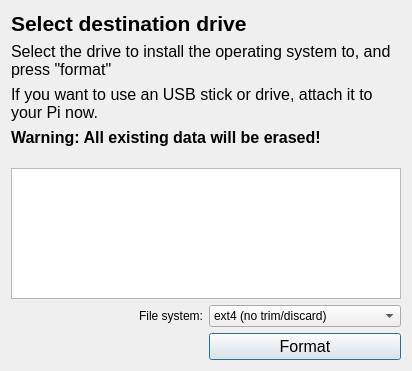
<?xml version="1.0" encoding="UTF-8"?>
<ui version="4.0">
 <class>DiskDialog</class>
 <widget class="QDialog" name="DiskDialog">
  <property name="geometry">
   <rect>
    <x>0</x>
    <y>0</y>
    <width>412</width>
    <height>371</height>
   </rect>
  </property>
  <property name="windowTitle">
   <string>Disk selection</string>
  </property>
  <layout class="QGridLayout" name="gridLayout">
   <item row="7" column="0" colspan="2">
    <widget class="QListWidget" name="driveList">
     <property name="font">
      <font>
       <pointsize>16</pointsize>
       <weight>50</weight>
       <italic>false</italic>
       <bold>false</bold>
      </font>
     </property>
     <property name="iconSize">
      <size>
       <width>24</width>
       <height>24</height>
      </size>
     </property>
     <property name="spacing">
      <number>1</number>
     </property>
    </widget>
   </item>
   <item row="3" column="0" colspan="2">
    <widget class="QLabel" name="label_2">
     <property name="font">
      <font>
       <pointsize>12</pointsize>
      </font>
     </property>
     <property name="text">
      <string>Select the drive to install the operating system to, and press &quot;format&quot;</string>
     </property>
     <property name="wordWrap">
      <bool>true</bool>
     </property>
    </widget>
   </item>
   <item row="9" column="1">
    <widget class="QPushButton" name="formatButton">
     <property name="font">
      <font>
       <pointsize>12</pointsize>
      </font>
     </property>
     <property name="text">
      <string>Format</string>
     </property>
    </widget>
   </item>
   <item row="5" column="0" colspan="2">
    <widget class="QLabel" name="label_4">
     <property name="font">
      <font>
       <pointsize>12</pointsize>
       <weight>75</weight>
       <bold>true</bold>
      </font>
     </property>
     <property name="text">
      <string>Warning: All existing data will be erased!</string>
     </property>
    </widget>
   </item>
   <item row="6" column="0" colspan="2">
    <spacer name="verticalSpacer">
     <property name="orientation">
      <enum>Qt::Vertical</enum>
     </property>
     <property name="sizeType">
      <enum>QSizePolicy::Fixed</enum>
     </property>
     <property name="sizeHint" stdset="0">
      <size>
       <width>15</width>
       <height>15</height>
      </size>
     </property>
    </spacer>
   </item>
   <item row="8" column="1">
    <widget class="QComboBox" name="filesystemCombo">
     <property name="currentIndex">
      <number>1</number>
     </property>
     <item>
      <property name="text">
       <string>ext4</string>
      </property>
     </item>
     <item>
      <property name="text">
       <string>ext4 (no trim/discard)</string>
      </property>
     </item>
    </widget>
   </item>
   <item row="8" column="0">
    <widget class="QLabel" name="label_5">
     <property name="text">
      <string>File system:</string>
     </property>
     <property name="alignment">
      <set>Qt::AlignRight|Qt::AlignTrailing|Qt::AlignVCenter</set>
     </property>
    </widget>
   </item>
   <item row="4" column="0" colspan="2">
    <widget class="QLabel" name="label_3">
     <property name="font">
      <font>
       <pointsize>12</pointsize>
      </font>
     </property>
     <property name="text">
      <string>If you want to use an USB stick or drive, attach it to your Pi now.</string>
     </property>
     <property name="wordWrap">
      <bool>true</bool>
     </property>
    </widget>
   </item>
   <item row="0" column="0" colspan="2">
    <widget class="QLabel" name="label">
     <property name="sizePolicy">
      <sizepolicy hsizetype="Expanding" vsizetype="Preferred">
       <horstretch>0</horstretch>
       <verstretch>0</verstretch>
      </sizepolicy>
     </property>
     <property name="font">
      <font>
       <pointsize>16</pointsize>
       <weight>75</weight>
       <italic>false</italic>
       <bold>true</bold>
      </font>
     </property>
     <property name="text">
      <string>Select destination drive</string>
     </property>
    </widget>
   </item>
  </layout>
 </widget>
 <resources/>
 <connections/>
</ui>
